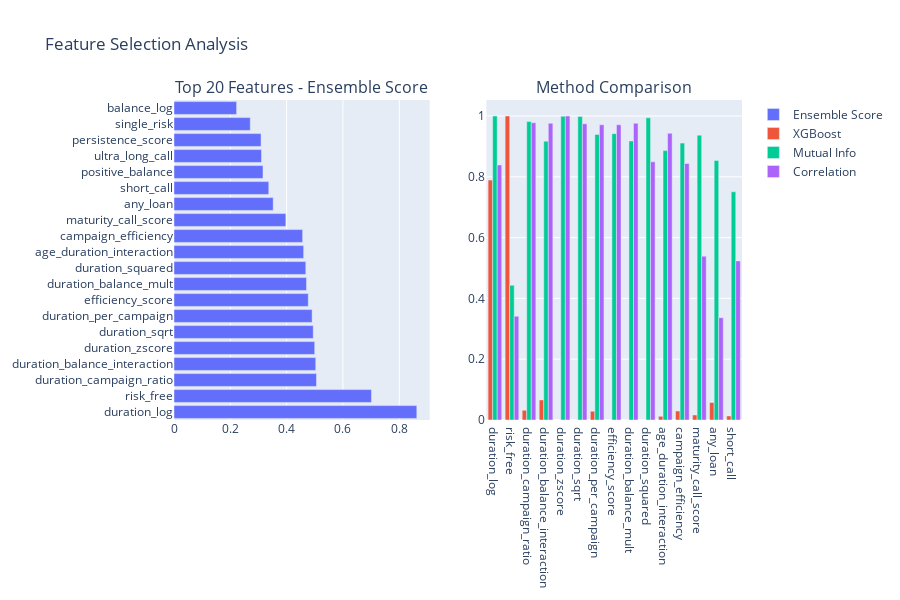

The notebook cell this image was saved under:
### Code cell
### INTERACTIVE PLOT FOR JUPYTER NOTEBOOK
import plotly.graph_objects as go
from plotly.subplots import make_subplots

# Create subplot
fig = make_subplots(
    rows=1, cols=2,
    subplot_titles=('Top 20 Features - Ensemble Score', 'Method Comparison'),
    specs=[[{"type": "bar"}, {"type": "bar"}]]
)

# Top features
top_20 = combined_scores.head(20)
fig.add_trace(
    go.Bar(x=top_20['ensemble_score'], y=top_20['feature'], orientation='h', name='Ensemble Score'),
    row=1, col=1
)

# Method comparison for top 10
top_10 = combined_scores.head(15)
fig.add_trace(
    go.Bar(name='XGBoost', x=top_10['feature'], y=top_10['xgb_importance_norm']), 
    row=1, col=2
)
fig.add_trace(
    go.Bar(name='Mutual Info', x=top_10['feature'], y=top_10['mutual_info_norm']), 
    row=1, col=2
)
fig.add_trace(
    go.Bar(name='Correlation', x=top_10['feature'], y=top_10['correlation_norm']), 
    row=1, col=2
)

fig.update_layout(height=600, showlegend=True, title_text="Feature Selection Analysis")
fig.show()

### Figure 1 — Plotly figure (JSON) as saved in the notebook; plotly's stock layout.template omitted (floating-point values rounded to 4 significant figures)
{"data": [{"name": "Ensemble Score", "orientation": "h", "type": "bar", "x": [0.8623, 0.7013, 0.5061, 0.5034, 0.4997, 0.4945, 0.4905, 0.4768, 0.4706, 0.4681, 0.4605, 0.4568, 0.3972, 0.3523, 0.3366, 0.316, 0.3108, 0.3092, 0.2708, 0.2224], "xaxis": "x", "y": ["duration_log", "risk_free", "duration_campaign_ratio", "duration_balance_interaction", "duration_zscore", "duration_sqrt", "duration_per_campaign", "efficiency_score", "duration_balance_mult", "duration_squared", "age_duration_interaction", "campaign_efficiency", "maturity_call_score", "any_loan", "short_call", "positive_balance", "ultra_long_call", "persistence_score", "single_risk", "balance_log"], "yaxis": "y"}, {"name": "XGBoost", "type": "bar", "x": ["duration_log", "risk_free", "duration_campaign_ratio", "duration_balance_interaction", "duration_zscore", "duration_sqrt", "duration_per_campaign", "efficiency_score", "duration_balance_mult", "duration_squared", "age_duration_interaction", "campaign_efficiency", "maturity_call_score", "any_loan", "short_call"], "xaxis": "x2", "y": [0.7891, 1.0, 0.0318, 0.06602, 0.0, 0.0, 0.02886, 0.0, 0.0, 0.0, 0.01208, 0.02963, 0.01665, 0.05763, 0.01342], "yaxis": "y2"}, {"name": "Mutual Info", "type": "bar", "x": ["duration_log", "risk_free", "duration_campaign_ratio", "duration_balance_interaction", "duration_zscore", "duration_sqrt", "duration_per_campaign", "efficiency_score", "duration_balance_mult", "duration_squared", "age_duration_interaction", "campaign_efficiency", "maturity_call_score", "any_loan", "short_call"], "xaxis": "x2", "y": [1.0, 0.4435, 0.9822, 0.9173, 0.9991, 0.9988, 0.9395, 0.942, 0.9179, 0.9941, 0.8862, 0.9108, 0.937, 0.8538, 0.7508], "yaxis": "y2"}, {"name": "Correlation", "type": "bar", "x": ["duration_log", "risk_free", "duration_campaign_ratio", "duration_balance_interaction", "duration_zscore", "duration_sqrt", "duration_per_campaign", "efficiency_score", "duration_balance_mult", "duration_squared", "age_duration_interaction", "campaign_efficiency", "maturity_call_score", "any_loan", "short_call"], "xaxis": "x2", "y": [0.839, 0.3412, 0.9779, 0.976, 1.0, 0.9743, 0.971, 0.971, 0.976, 0.8493, 0.943, 0.8437, 0.5388, 0.3365, 0.5233], "yaxis": "y2"}], "layout": {"annotations": [{"font": {"size": 16}, "showarrow": false, "text": "Top 20 Features - Ensemble Score", "x": 0.225, "xanchor": "center", "xref": "paper", "y": 1, "yanchor": "bottom", "yref": "paper"}, {"font": {"size": 16}, "showarrow": false, "text": "Method Comparison", "x": 0.775, "xanchor": "center", "xref": "paper", "y": 1, "yanchor": "bottom", "yref": "paper"}], "height": 600, "showlegend": true, "title": {"text": "Feature Selection Analysis"}, "xaxis": {"anchor": "y", "domain": [0, 0.45]}, "xaxis2": {"anchor": "y2", "domain": [0.55, 1]}, "yaxis": {"anchor": "x", "domain": [0, 1]}, "yaxis2": {"anchor": "x2", "domain": [0, 1]}}}
